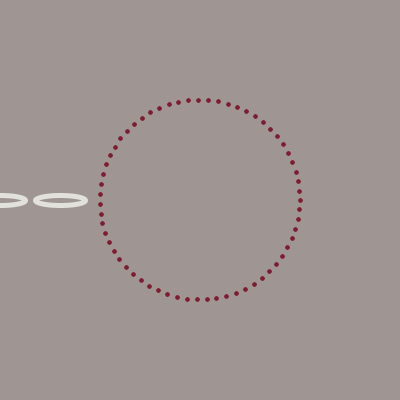
Frame 1 (no input)
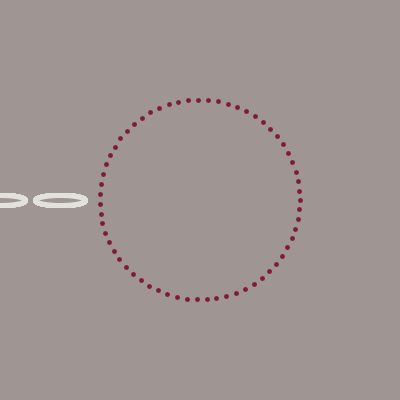
Frame 60 (the mouse pressed at the canvas centre just before this capture)
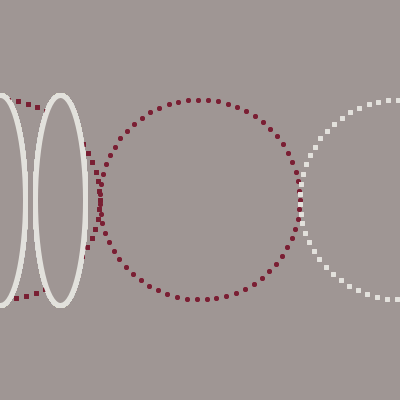
Frame 120 (the mouse held since frame 60 and released just before this capture)

The Processing sketch that drew these frames (run headless with seeded random() and noise(); from frame 60 on, the mouse is pressed at the canvas centre):

// Processing sketch: processing_90324
// ── processing_90324.pde

color[] dessert = {#9F9694, #791F33, #BA3D49, #F1E6D4, #E2E1DC};
color[] palette = dessert;

float x, y;
float radiusCircle = 100;

void setup(){
size(400, 400);
smooth();
background(palette[0]);
frameRate(5);
}

void draw(){
  pushMatrix();
  translate(width/2, height/2);
//circle using points
stroke(palette[4]);
strokeWeight(5);
for(float angle = 0; angle < 2*PI; angle += .1){
  x = cos(angle) * radiusCircle + mouseX;
  y = sin(angle) * radiusCircle;
  point(x, y);
}
stroke(palette[1]);
strokeWeight(5);
for(float angle = 0; angle < 2*PI; angle += .1){
  x = cos(angle) * radiusCircle - pmouseX;
  y = sin(angle) * radiusCircle;
  point(x, y);
}
popMatrix();
stroke(palette[4]);
fill(palette[0]);
ellipse(0, height/2, 50, 10+mouseY);

stroke(palette[4]);
fill(palette[0]);
ellipse(60, height/2, 50, 10+pmouseY);
}
